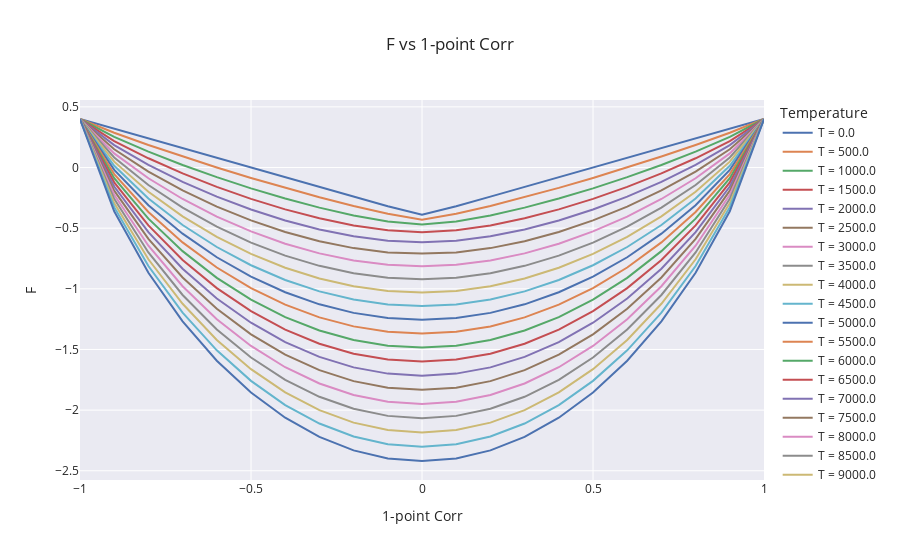

The notebook cell saved with this chart:
### Markdown cell above
## Plot Phase Diagram

### Code cell
fig = go.Figure()

for T in results_basinhopping['T'].unique():
    fig.add_trace(go.Scatter(x = results_basinhopping[results_basinhopping['T'] == T]['1-point_corr'],
                             y = results_basinhopping[results_basinhopping['T'] == T]['F'],
                             mode='lines',
                             name=f'T = {T}',
                            )
                 )

fig.update_layout(
    title="F vs 1-point Corr",
    xaxis_title="1-point Corr",
    yaxis_title="F",
    legend_title="Temperature",
    template='seaborn'
)
#fig.update_traces(texttemplate='%{text:.2s}', textposition='top center')
fig.show()
